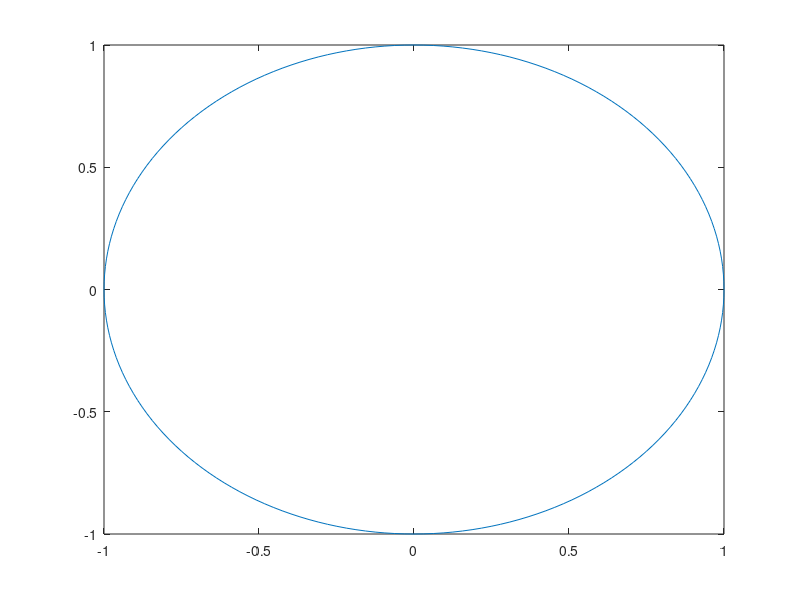
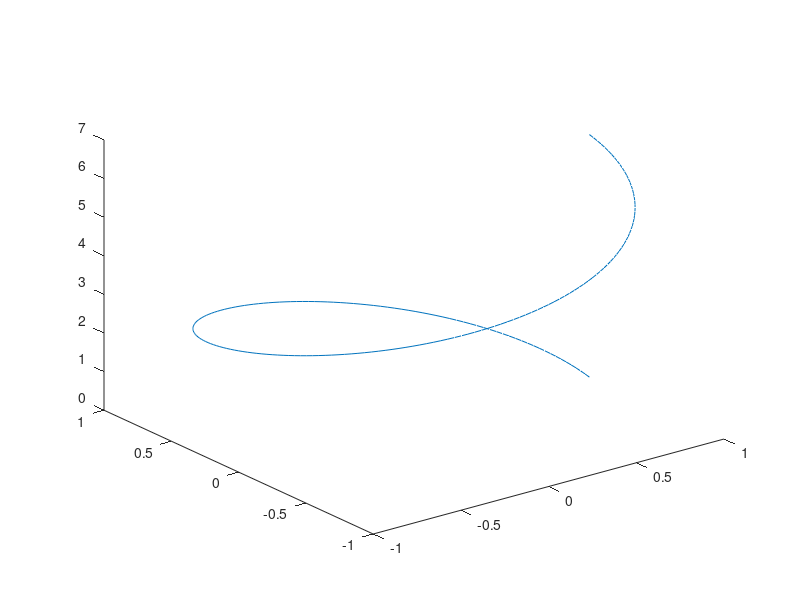

The MATLAB script that drew these images, in order:
clear all 
close all
clc

t= 0:pi/100:2*pi;

x= cos(t);
y= sin(t);
z= t;

figure(1)
plot(x, y)

figure(2)
plot3(x, y, z)